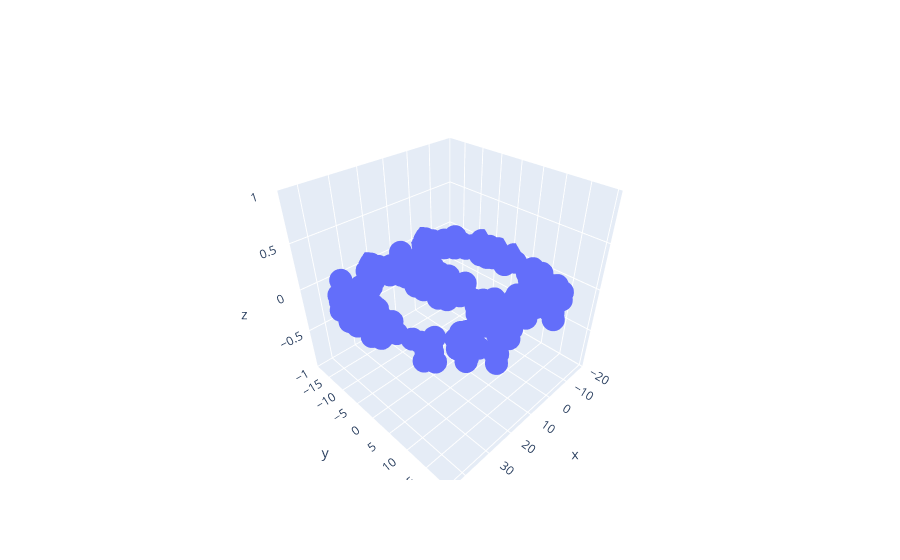

Notebook code for this chart:
### Code cell
aux=np.array([[25,0,0]+circle[i] for i in range(len(circle))])
doublecircle=np.append(circle,aux,0)
fig = go.Figure(data=[go.Scatter3d(x=doublecircle[:,0], y=doublecircle[:,1],z=doublecircle[:,2],
                                   mode='markers')])
fig.show()

### Figure 1 — Plotly figure (JSON) as saved in the notebook; plotly's stock layout.template omitted (floating-point values rounded to 4 significant figures; data arrays with more than 128 entries replaced by an {"elided": "..."} marker saying what was removed)
{"data": [{"mode": "markers", "type": "scatter3d", "x": {"elided": "200 float values"}, "y": {"elided": "200 float values"}, "z": {"elided": "200 int values"}}], "layout": {}}
